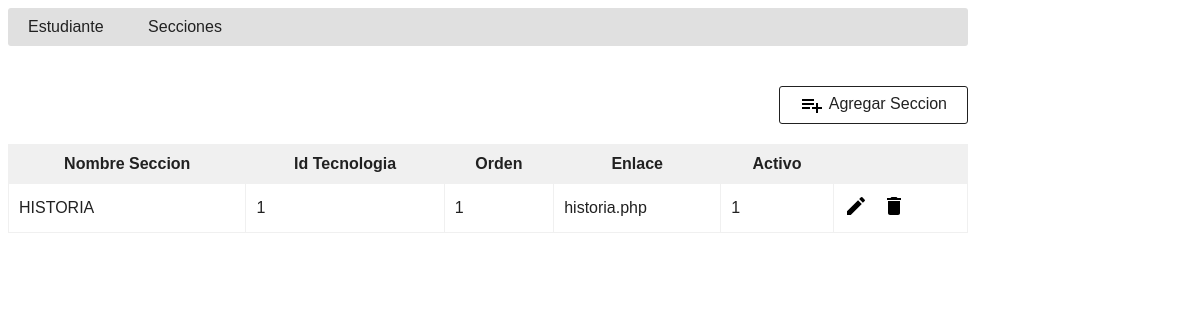
/cms/tmp/index.php?action=seccion, run on the app's committed database.
### tables this page shows
CREATE TABLE `secciones` (
  `id_seccion` int(4) NOT NULL,
  `nombre` varchar(30) NOT NULL,
  `orden` int(2) NOT NULL,
  `id_tecnologia` int(11) NOT NULL,
  `enlace` varchar(40) DEFAULT NULL,
  `Activo` int(5) NOT NULL,
  `enlace_cms` varchar(100) DEFAULT NULL
);

### clases/conexion.php (called while the page is built, shortened)
<?php
class Conexion extends mysqli{
 function __construct(){
     $this->enlace=mysqli_connect(DB_HOST,DB_USER,DB_PASS,DB_NAME);
 }
}

### clases/secciones.php (called while the page is built, shortened)
<?php
include_once("conexion.php");
class Seccion{
 static function listar(){
    $sql="select * from secciones order by orden";
	$objConn = new Conexion();
	$rs=$objConn->enlace->query($sql);
	$est=array();
	while($fila=mysqli_fetch_assoc($rs)){
	  $est[]=$fila;
	}return $est;
 }
 }

### cms/tmp/mainfile/seccion.php (the view, shortened to what this page needs)
<?php require_once "mainfile/header.php"; ?>
    <div style="text-align: right; margin: 20px 0px 10px;">
        <a id="btnAddAction" href="index.php?action=seccion-add"><img src="mainfile/image/icon-add.png" />Agregar Seccion</a>
    </div>
    <div id="toys-grid">
        <table cellpadding="10" cellspacing="1">
            <thead>
                <tr>
                    <th><strong>Nombre Seccion</strong></th>
                    <th><strong>Id Tecnologia</strong></th>
                    <th><strong>Orden</strong></th>
                    <th><strong>Enlace</strong></th>
                    <th><strong>Activo</strong></th>
                </tr>
            </thead>
            <tbody>
                    <?php
                    if (! empty($result)) {
                        foreach ($result as $k => $v) {
                            ?>
          <tr>
                    <td><?php echo $result[$k]["nombre"]; ?></td>
                    <td><?php echo $result[$k]["id_tecnologia"]; ?></td>
                    <td><?php echo $result[$k]["orden"]; ?></td>
                    <td><?php echo $result[$k]["enlace"]; ?></td>
                    <td><?php echo $result[$k]["Activo"]; ?></td>
                    <td><a class="btnEditAction"
                        href="index.php?action=seccion-edit&id=<?php echo $result[$k]["id_seccion"]; ?>">
                        <img src="mainfile/image/icon-edit.png" />
                        </a>
                        <a onclick="return confirm('Confirma Eliminar Registro?');" class="btnDeleteAction"
                        href="index.php?action=seccion-delete&id=<?php echo $result[$k]["id_seccion"]; ?>">
                        <img src="mainfile/image/icon-delete.png" />
                        </a>
                    </td>
                </tr>
                    <?php
                        }
                    }
                    ?>
        </table>
    </div>
</body>
</html>

### cms/tmp/mainfile/css/style.css (style rules this page uses)
body { width: 80%; font-family: Arial; color: #212121; }
#toys-grid { margin-bottom: 30px; }
#toys-grid table { width: 100%; background-color: #F0F0F0; }
#toys-grid table td { background-color: #FFFFFF; }
.btnEditAction { cursor: pointer; text-decoration: none; margin-right: 10px; }
.btnDeleteAction { cursor: pointer; }
#btnAddAction { padding: 6px 20px; color: #212121; text-decoration: none; border-radius: 3px; cursor: pointer; border: #212121 1px solid; margin-bottom: 10px; display: inline-block; }
#btnAddAction img { margin-right: 5px; vertical-align: middle; }

### data on the page
secciones: nombre "HISTORIA", id_tecnologia "1", orden "1", enlace "historia.php", Activo "1"
